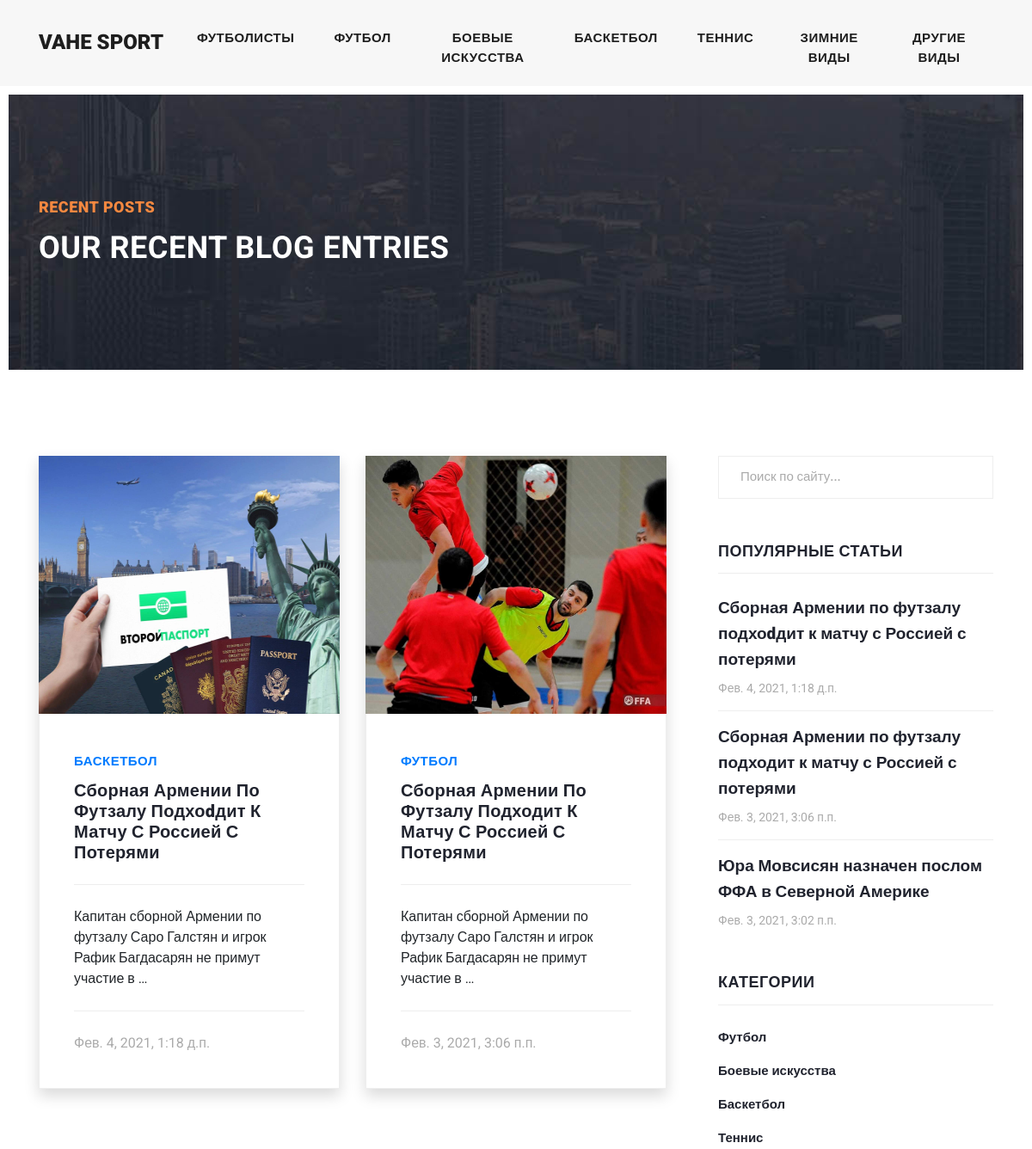
The app's page /tag/mhitaryan/ (upper part), older data.
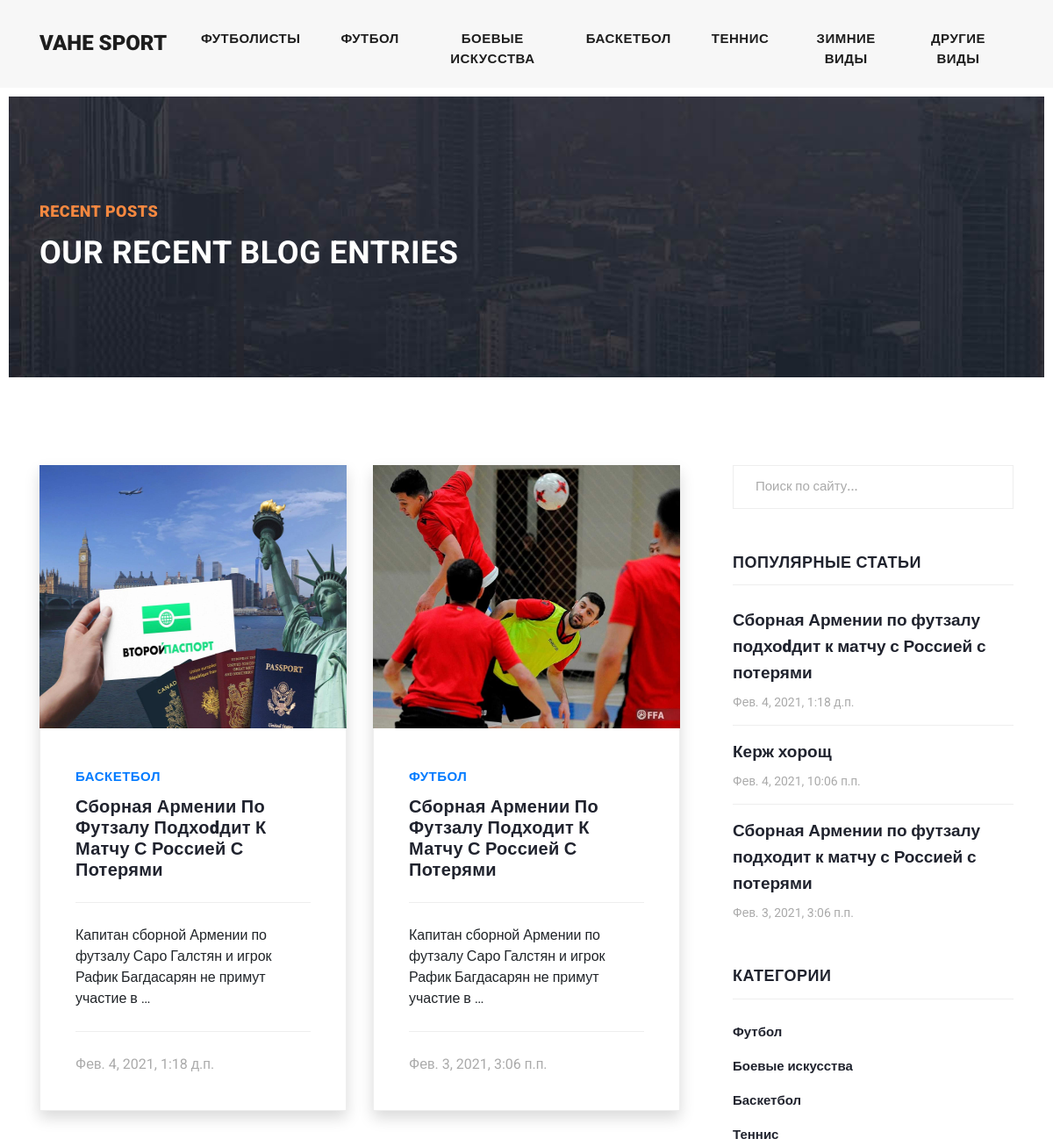
The same page, newer data.
### blog/models.py (models this page shows, shortened)
class Category(models.Model):
    title = models.CharField(max_length=255)
    slug = models.SlugField(max_length=255, verbose_name='url', unique=True)
    def __str__(self):
        return self.title
    def get_absolute_url(self):
        return reverse('category', kwargs={"slug": self.slug})
    class Meta:
        ordering = ['id']
        verbose_name = 'Категория'
        verbose_name_plural = 'Категории'

class Post(models.Model):
    title = models.CharField(max_length=255, verbose_name='Заголовок')
    slug = models.SlugField(max_length=255, verbose_name='url', unique=True)
    author = models.CharField(max_length=100, verbose_name='Автор')
    content = models.TextField(blank=True)
    created_at = models.DateTimeField(auto_now_add=True, verbose_name='Опубликовано')
    photo = models.ImageField(upload_to = 'photos/%Y/%m%d', blank=True, verbose_name='Фото')
    views = models.IntegerField(default=0, verbose_name='Количество просмотров')
    category = models.ForeignKey(Category, on_delete=models.PROTECT,
                                                        related_name='posts', verbose_name='Категория')
    tags = models.ManyToManyField(Tag, blank = True, related_name='posts', verbose_name='Теги')
    video = EmbedVideoField(default='')
    def get_absolute_url(self):
        return reverse('post', kwargs={"slug": self.slug})
    class Meta:
            ordering = ['-created_at']
            verbose_name = 'Новость'
            verbose_name_plural = 'Новости'

### blog/views.py (the view)
# urls.py: path('tag/<str:slug>/', PostByTag.as_view(), name='tag'),
class PostByTag(ListView):
    template_name = 'blog/category.html'
    context_object_name = 'posts'
    paginate_by = 6
    allow_empty = False
    def get_queryset(self):
        return Post.objects.filter(tags__slug=self.kwargs['slug'])
    def get_context_data(self,*,object_list=None, **kwargs):
        context = super().get_context_data(**kwargs)
        context['title'] = "Записи по тегу" + str(Tag.objects.get(slug=self.kwargs['slug']))
        return context

### blog/models.py (called while the page is built)
    def __str__(self):
        return self.title

    def get_absolute_url(self):
        return reverse('tag', kwargs={"slug": self.slug})

### blog/templatetags/menu.py (called while the page is built)
@register.inclusion_tag('blog/menu_tpl.html')
def show_menu(menu_class='menu'):
    categories = Category.objects.all()
    return {'categories':categories, 'menu_class':menu_class}

@register.inclusion_tag('blog/sidebar_menu.html')
def show_menu_sidebar(menu_class='menu'):
    categories = Category.objects.all()
    return {'categories':categories, 'menu_class':menu_class}

### blog/templatetags/sidebar.py (called while the page is built)
@register.inclusion_tag('blog/popular_posts.html')
def get_popular(cnt=3):
    posts = Post.objects.order_by('-views')[:cnt]
    return {'posts': posts}

@register.inclusion_tag('blog/tags.html')
def get_tags():
    tags = Tag.objects.all()
    return {'tags':tags}

### blog/templates/blog/category.html (shortened to what this page needs)
{% extends 'base.html' %}
{% load static %}
{% block content %}
<div class="heading-page header-text">
  <section class="page-heading">
    <div class="container">
      <div class="row">
        <div class="col-lg-12">
          <div class="text-content">
            <h4>Recent Posts</h4>
            <h2>Our Recent Blog Entries</h2>
          </div>
        </div>
      </div>
    </div>
  </section>
</div>
<section class="blog-posts grid-system">
    <div class="container">
      <div class="row">
        <div class="col-lg-8">
          <div class="all-blog-posts">
            <div class="row">
                    {% for post in posts %}
                    <div class="col-lg-6">
                      <div class="blog-post shadow">
                        <div class="blog-thumb">
                          {% if post.photo %}
                              <img src="{{ post.photo.url }}" alt="{{post.title}}" height=300>
                            {% else %}
                              <img src="https://picsum.photos/id/300/200/300" alt="" class="mr-3">
                            {% endif %}
                        </div>
                            <div class="down-content">
                            <span><a href="{{post.category.get_absolute_url}}">{{post.category}}</a></span>
                            <a href="{{ post.get_absolute_url }}"><h4>{{ post.title }}</h4></a>
                            {{post.content |safe | truncatewords:15}}
                            <br>
                              <div class="post-options">
                                <div class="row">
                                  <div class="col-12">
                                    <ul class="post-tags">
                                      <li>{{post.created_at}}</li>
                                    </ul>
                                  </div>
                                </div>
                              </div>
                          </div>
                      </div>
                    </div>
                    {% endfor %}
                  </div>
              </div>
            </div>
            {% include 'inc/_sidebar.html' %}
        </div>
    </div>
</section>
{% endblock %}

### templates/base.html (shortened to what this page needs)
{% load static %}
{% load cache %}
<!DOCTYPE html>
<html lang="en">
<head>
    <link rel="stylesheet" href="{% static 'css/bootstrap.min.css' %}">
    <link rel="stylesheet" href="{% static 'css/fontawesome.css' %}">
    <link rel="stylesheet" href="{% static 'css/master.css' %}">
    <link rel="stylesheet" href="{% static 'css/owl.css' %}">
</head>
<body>
{% include 'inc/_header.html' %}
{% block content %} {% endblock %}
</body>
</html>

### templates/inc/_header.html (shortened to what this page needs)
{% load menu %}
<header>
  <nav class="navbar navbar-dark navbar-expand-lg">
    <div class="container">
      <a class="navbar-brand" href="{% url 'home' %}"><h2>Vahe Sport</h2></a>
                {% show_menu %}
    </div>
  </nav>
</header>

### blog/templates/blog/menu_tpl.html
<div class="collapse navbar-collapse {{ menu_class }} " id="navbarResponsive">
    <ul class="navbar-nav ml-auto">
      <li class="nav-item">
        <a class="nav-link" href="{% url 'players' %}">футболисты</a>
      </li>
        {% for i in categories %}
        <li class="nav-item">
          <a class="nav-link" href="{{ i.get_absolute_url }}">{{ i.title }}</a>
        </li>
        {% endfor %}
    </ul>
</div>

### templates/inc/_sidebar.html (shortened to what this page needs)
{% load sidebar %}
{% load menu %}
<div class="col-lg-4">
  <div class="sidebar">
    <div class="row">
      <div class="col-lg-12">
        <div class="sidebar-item search">
          <form id="search_form" name="gs" method="GET" action="{% url 'search' %}">
            <input type="text" name="s" class="searchText" placeholder="Поиск по сайту..." autocomplete="on">
          </form>
        </div>
      </div>
      <div class="col-lg-12">
          {% get_popular 3 %}
      <div class="col-lg-12">
        <div class="sidebar-item categories">
          <div class="sidebar-heading">
            <h2>Категории</h2>
          </div>
          {% show_menu_sidebar %}
        </div>
      </div>
    </div>
  </div>
</div>

### blog/templates/blog/popular_posts.html
<div class="sidebar-item recent-posts">
  <div class="sidebar-heading">
    <h2>Популярные статьи</h2>
  </div>
  <div class="content">
    <ul>
      {% for post in posts %}
      <li><a href="{{ post.get_absolute_url }}">
        <h5>{{post.title}}</h5>
        <span>{{post.created_at}}</span>
      </a></li>
      {% endfor %}
    </ul>
  </div>
</div>
</div>

### blog/templates/blog/sidebar_menu.html
<div class="content">
  <ul>
    {% for cat in categories %}
    <li><a href="{{ cat.get_absolute_url }}">{{ cat.title }}</a></li>
    {% endfor %}
  </ul>
</div>

### siteblog/static/css/master.css (style rules this page uses)
body { font-family: 'Roboto', sans-serif; overflow-x: hidden; text-rendering: optimizeLegibility; -webkit-font-smoothing: antialiased; -moz-osx-font-smoothing: grayscale; }
footer p, a { font-size: 15px; font-family: 'Roboto', sans-serif; }
::placeholder { font-size: 15px; padding-left: 10px; }
a { text-decoration: none!important; }
ul { padding: 0; margin: 0; list-style: none; }
h1,h2,h3,h4,h5,h6 { margin: 0px; }
.heading-page { padding-top: 110px; }
.page-heading { margin: 0px 10px; padding: 120px 0px; text-align: left; background-position: center center; background-repeat: no-repeat; background-size: cover; background-image: url(../images/heading-bg.jpg); }
.page-heading .text-content h4 { color: #f48840; font-size: 18px; text-transform: uppercase; font-weight: 900; letter-spacing: 0.5px; margin-bottom: 15px; }
.page-heading .text-content h2 { color: #fff; font-size: 36px; font-weight: 700; text-transform: uppercase; letter-spacing: 0.5px; }
header { position: absolute; z-index: 99999; width: 100%; height: 100px; background-color: #f7f7f7; -webkit-transition: all 0.3s ease-in-out 0s; -moz-transition: all 0.3s ease-in-out 0s; -o-transition: all 0.3s ease-in-out 0s; transition: all 0.3s ease-in-out 0s; }
header .navbar { padding: 25px 0px; background-color: royalblue: }
.navbar .navbar-brand { float: left; margin-top: -12px; outline: none; }
.navbar .navbar-brand h2 { color: #1e1e1e; text-transform: uppercase; font-size: 24px; font-weight: 900; -webkit-transition: all .3s ease 0s; -moz-transition: all .3s ease 0s; -o-transition: all .3s ease 0s; transition: all .3s ease 0s; }
#navbarResponsive { z-index: 999; }
.navbar-collapse { text-align: center; }
.navbar .navbar-nav .nav-item { margin: 0px 15px; }
.navbar .navbar-nav a.nav-link { text-transform: capitalize; font-size: 15px; font-weight: 800; text-transform: uppercase; letter-spacing: 0.5px; color: #1e1e1e; transition: all 0.3s; }
.blog-posts { margin-top: 100px; }
.blog-posts .blog-post { margin-bottom: 30px; }
.blog-posts .blog-thumb img { width: 100%; overflow: hidden; }
.blog-posts .down-content { padding: 40px; border-right: 1px solid #eee; border-left: 1px solid #eee; border-bottom: 1px solid #eee; }
.blog-posts .down-content span { font-size: 18px; text-transform: uppercase; letter-spacing: 0.5px; font-weight: 900; color: #f48840; }
.blog-posts .down-content h4 { font-size: 24px; text-transform: capitalize; letter-spacing: 0.5px; font-weight: 900; color: #20232e; margin: 10px 0px 12px 0px; }
.blog-posts .down-content h4 { font-size: 20px; letter-spacing: 0.25px; }
.blog-posts .down-content p { padding: 25px 0px; margin: 25px 0px; border-top: 1px solid #eee; border-bottom: 1px solid #eee; }
.blog-posts .down-content ul.post-tags li, .blog-posts .down-content ul.post-share li { display: inline-block; }
.blog-posts .down-content ul.post-tags li, .blog-posts .down-content ul.post-share li { color: #aaa; }
.blog-posts .sidebar-heading h2 { font-size: 18px; text-transform: uppercase; font-weight: 900; letter-spacing: 0.5px; color: #20232e; border-bottom: 1px solid #eee; padding-bottom: 15px; margin-bottom: 25px; }
.sidebar { margin-left: 30px; }
.sidebar .sidebar-item { margin-top: 50px; }
.sidebar .search { margin-top: 0px; }
.sidebar .sidebar-heading h2 { font-size: 18px; text-transform: uppercase; font-weight: 900; letter-spacing: 0.5px; color: #20232e; border-bottom: 1px solid #eee; padding-bottom: 15px; margin-bottom: 25px; }
.sidebar .search input { width: 100%; height: 50px; border: 1px solid #eee; font-size: 13px; font-weight: 500; color: #7a7a7a; outline: none; padding: 0px 15px; }
.sidebar .search input::placeholder { color: #aaa; }
.sidebar .recent-posts ul li { margin-bottom: 15px; padding-bottom: 15px; border-bottom: 1px solid #eee; }
.sidebar .recent-posts ul li:last-child { margin-bottom: 0px; padding-bottom: 0px; border-bottom: none; }
.sidebar .recent-posts ul li h5 { font-size: 19px; font-weight: 900; color: #20232e; line-height: 30px; transition: all 0.3s; }
.sidebar .recent-posts ul li span { display: block; font-size: 14px; color: #aaa; margin-top: 8px; }
.sidebar .categories ul li { margin-bottom: 15px; }
.sidebar .categories ul li a { font-size: 15px; font-weight: 700; color: #20232e; transition: all .3s; }

Row changes from the older to the newer data that the page shows:
no longer on this page (row unchanged): Post: title "Юра Мовсисян назначен послом ФФА в Северной Америке", created_at "Фев. 3, 2021, 3:02 п.п.", shown under "ПОПУЛЯРНЫЕ СТАТЬИ"
now on this page (row edited): Post: title "Керж хорощ", created_at "Фев. 4, 2021, 10:06 п.п.", shown under "ПОПУЛЯРНЫЕ СТАТЬИ"
